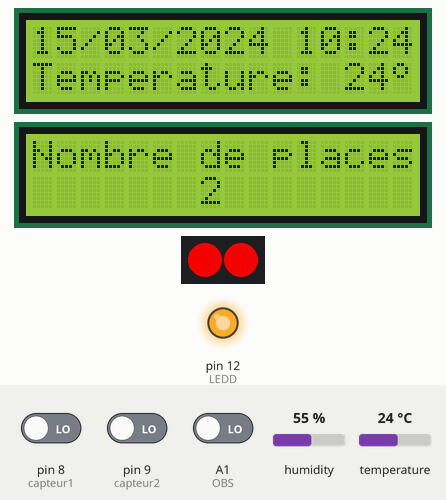
Recording of a sketch running on a simulated Arduino Uno, built with avr-gcc and run on an emulated ATmega328P. Parts: 2 × 16×2 character LCD, 2 RGB LEDs in strip order, left to right, output pins drawn as LEDs (lit = HIGH). The inputs (shaded band) are chosen by the test bench; at power-on: pin 8 (capteur1) LOW, pin 9 (capteur2) LOW, A1 (OBS) LOW, temperature 24 °C, humidity 55 %. The local clock reads 2024-03-15 10:24:30 at power-on unless the sketch sets it.

Above: at 4.3 s.
4.4 s: pin 8 (capteur1) driven HIGH
At 6.7 s:
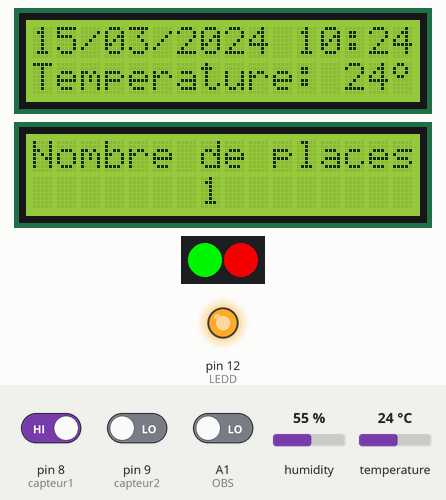
9.8 s: pin 9 (capteur2) driven HIGH
At 13.7 s:
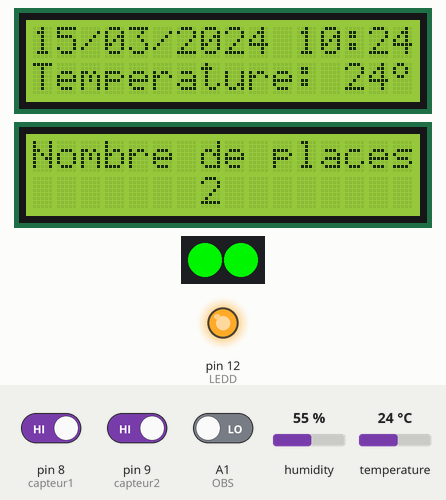
14.0 s: A1 (OBS) driven HIGH
At 17.9 s:
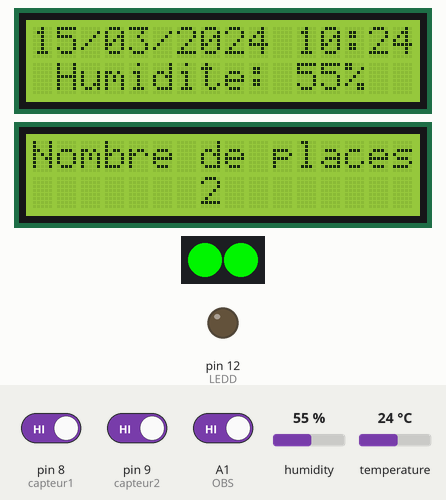
18.2 s: pin 8 (capteur1) driven LOW
At 19.6 s:
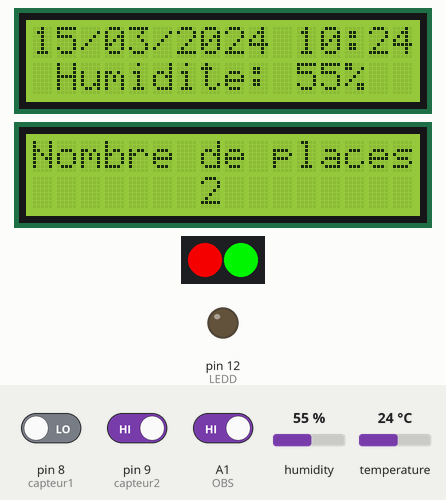
22.3 s: pin 9 (capteur2) driven LOW
At 25.8 s:
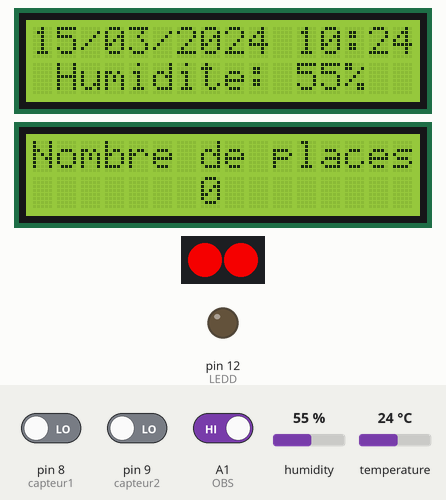
26.5 s: temperature set to 12 °C
At 30.6 s:
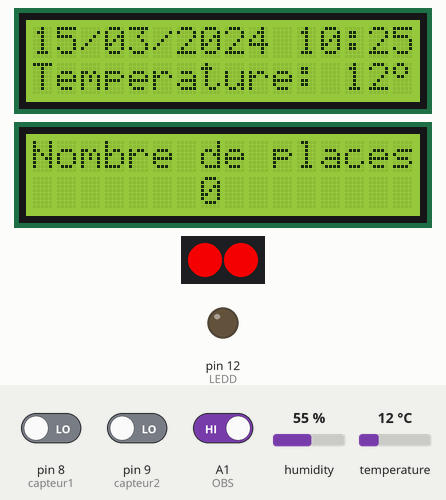
Timing chart, 0 to 32.1 s (numbered marks = the images above; inputs shaded):
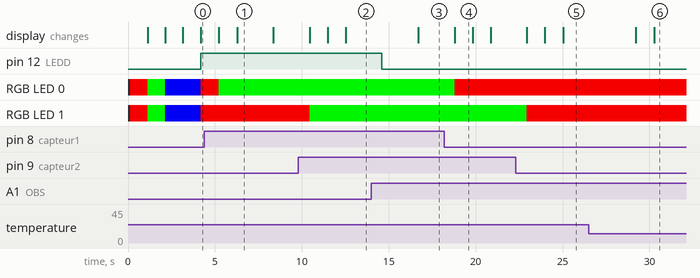

The sketch:

version_unie.ino
```cpp
#include <LiquidCrystal_I2C.h>
#include <RTClib.h>
#include <Wire.h> //permet de discuter avec différents composants
#include <DHT.h>
#include <Adafruit_NeoPixel.h>

//Initialisation du capteur infrarouges et de la led
#define OBS A1
#define LEDD 12
int avoid;

// Initialisation du module RTC
RTC_DS3231 rtc;

// Initialisation de l'écran LCD sur l'adresse 0x27
LiquidCrystal_I2C lcd(0x27, 16, 2);
LiquidCrystal_I2C lcd2(0x26, 16, 2);

// Initialisation du capteur DHT22
DHT dht(2, DHT22);

// Initialisation des degrés
byte degre[8] = {
0b01100,0b10010,0b10010,0b01100,0b00000,0b00000,0b00000,0b00000
};

//module qui permet de changer l'affichage de l'écran à des intervalles de temps
unsigned long mymillis;
boolean EC1 = true;
boolean EC2 = false;
boolean EC = false;

const int capteur1 = 8;
boolean place1 = false;

const int capteur2 = 9;
boolean place2 = false;

const int placestotales = 2;
int placesdisponibles = placestotales;

//initialisation des LEDs
Adafruit_NeoPixel LED = Adafruit_NeoPixel(placestotales, 6, NEO_GRB + NEO_KHZ800);

// Fonction setup, appelée une seule fois au démarrage
void setup () {
  // Initialisation du module RTC
  rtc.begin();

  // Vérification de l'alimentation de la RTC
  if (rtc.lostPower()) {
    // Si l'alimentation a été perdue, réglage de l'heure
    rtc.adjust(DateTime(F(__DATE__), F(__TIME__)));
  }

  // Initialisation de l'écran LCD 1
  lcd.init();
  lcd.backlight();
  lcd.clear();
  lcd.createChar(1, degre);

  // Initialisation de l'écran LCD 2
  lcd2.init();
  lcd2.backlight();
  lcd2.clear();

  pinMode(capteur1, INPUT);
  pinMode(capteur2, INPUT);

  LED.begin();

  Serial.begin(9600);

  //vérification du fonctionnement des LEDs
  for(int i = 0; i < 8; i++ ) {LED.setPixelColor(i, 223, 0, 0);}
  LED.show(); //on affiche la couleur rouge
  delay(1000);
  for(int i = 0; i < 8; i++ ) {LED.setPixelColor(i, 0, 223, 0);}
  LED.show(); //on affiche la couleur verte
  delay(1000);
  for(int i = 0; i < 8; i++ ) {LED.setPixelColor(i, 0, 0, 223);}
  LED.show(); //on affiche la couleur bleue
  delay(1000);


  // Initialisation du détecteur d'obstacles et de la led
  pinMode(OBS, INPUT);
  pinMode(LEDD, OUTPUT);
}

//Fonction qui affiche la température et l'heure
void temphum(){
  // Récupération de l'humidité
  byte h = dht.readHumidity();
  // Récupération de la température
  byte t = dht.readTemperature();

  // Affichage de la température
  if (EC1 == true && EC == false) {
    lcd.setCursor(0,1);
    lcd.print("Temperature: ");
    lcd.print(t);
    lcd.print(char(1));

    // Mise à jour des variables pour éviter les répétitions
    EC = true;
    mymillis = millis();
  }

  // Affichage de l'humidité
  if (EC2 == true && EC == false) {
    lcd.setCursor(0,1);
    lcd.print(" Humidite: ");
    lcd.print(h);
    lcd.print("%   ");

    // Mise à jour des variables pour éviter les répétitions
    EC = true;
    mymillis = millis();
  }

  // Changement d'interface toutes les 3 secondes
  if (millis() - mymillis >= 3000) {
    EC1 = !EC1;
    EC2 = !EC2;
    EC = false;
  }
}

//fonction qui affiche la date et l'heure
void printDateTime(DateTime dt) {
  char dateBuffer[] = "DD/MM/YYYY hh:mm";

  lcd.setCursor(0,0);
  lcd.print(dt.toString(dateBuffer));
}

//Fonction qui allume une led via le capteur infrarouges
void capteur(){
  avoid = digitalRead(OBS); //lecture de l'état du capteur
  if (avoid == HIGH) { digitalWrite(LEDD, LOW); } //led allumée
  else { digitalWrite(LEDD, HIGH); } //led éteinte
}

void foncplace1() {
  if (digitalRead(capteur1) == HIGH) {
    place1 = false;
  }
  else {
    place1 = true;
  }
}

void foncplace2() {
  if (digitalRead(capteur2) == HIGH) {
    place2 = false;
  }
  else {
    place2 = true;
  }
}

void foncplacesdisponibles() {
  boolean place[placestotales] {0};
  place[0] = place1;
  place[1] = place2;

  placesdisponibles = placestotales;
  for (int i=0; i<placestotales; i++) {
    if (place[i] == true) {
      placesdisponibles -= 1;
    }
  }
}

void foncLED() {
  boolean place[placestotales] {0};
  place[0] = place1;
  place[1] = place2;

  for (int i=0; i<placestotales; i++){
    if (place[i] == true) {
      LED.setPixelColor(i, 223, 0, 0);
      }
    LED.show();

    if (place[i] == false) {
      LED.setPixelColor(i, 0, 223, 0);
      }
    LED.show();
  }
}

// Fonction loop, appelée en boucle
void loop () {
  // Récupération de l'heure courante
  DateTime now = rtc.now();

  // Affichage de l'heure sur l'écran LCD
  printDateTime(now);

  //délais qui laisse le temps au capteur de récupéré la température et l'humidté
  delay(1000);

  temphum(); //appel de la fonction qui affiche température/humidité
  capteur(); //appel de la fonction qui allume led si détectée

  lcd2.setCursor(0,0);
  lcd2.print("Nombre de places");
  lcd2.setCursor(7,1);
  lcd2.print(placesdisponibles);

  foncplace1();
  foncplace2();
  foncplacesdisponibles();
  foncLED();
}
```

Measured:
- after the input at 4.4 s, the display: first changes after 0.83 s (image 1 shows a later state)
- after the input at 14.0 s, pin 12 (LEDD): HIGH → LOW after 0.60 s
- what the display in image 1 shows lasts 2.1 s, from 6.3 s to 8.4 s
- what the display in image 4 shows lasts 1.0 s, from 18.8 s to 19.8 s
